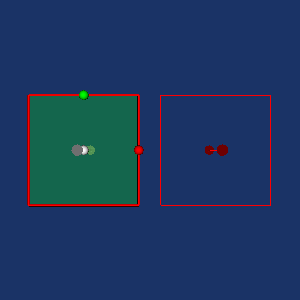

Generate this figure with Python:
#!/usr/bin/env python
# Demonstrate vtkFinitePlaneWidget with two plane widgets showing different configurations.

import vtkmodules.vtkInteractionStyle  # noqa: F401
import vtkmodules.vtkRenderingFreeType  # noqa: F401
import vtkmodules.vtkRenderingOpenGL2  # noqa: F401

from vtkmodules.vtkInteractionStyle import vtkInteractorStyleTrackballCamera
from vtkmodules.vtkInteractionWidgets import (
    vtkFinitePlaneRepresentation,
    vtkFinitePlaneWidget,
)
from vtkmodules.vtkRenderingCore import (
    vtkRenderWindow,
    vtkRenderWindowInteractor,
    vtkRenderer,
)

# Renderer
renderer = vtkRenderer()
renderer.SetBackground(0.1, 0.2, 0.4)

# Render window
render_window = vtkRenderWindow()
render_window.AddRenderer(renderer)
render_window.SetWindowName("finite plane widget")
render_window.SetMultiSamples(0)
render_window.SetSize(300, 300)

# Interactor
interactor = vtkRenderWindowInteractor()
interactor.SetRenderWindow(render_window)
interactor_style_trackball_camera = vtkInteractorStyleTrackballCamera()
interactor.SetInteractorStyle(interactor_style_trackball_camera)

# Widget 0: tubing, plane drawn, handles visible
plane_rep_0 = vtkFinitePlaneRepresentation()
plane_rep_0.SetTubing(True)
plane_rep_0.SetDrawPlane(True)
plane_rep_0.SetHandles(True)
plane_rep_0.PlaceWidget([0, 1, 0, 1, 0, 1])

finite_plane_widget_0 = vtkFinitePlaneWidget()
finite_plane_widget_0.SetInteractor(interactor)
finite_plane_widget_0.SetRepresentation(plane_rep_0)
finite_plane_widget_0.On()

# Widget 1: no tubing, no plane, no handles, non-rectangular
plane_rep_1 = vtkFinitePlaneRepresentation()
plane_rep_1.SetTubing(False)
plane_rep_1.SetDrawPlane(False)
plane_rep_1.SetHandles(False)
plane_rep_1.SetRectangularShape(False)
plane_rep_1.PlaceWidget([1.2, 2.2, 0, 1, 0, 1])

finite_plane_widget_1 = vtkFinitePlaneWidget()
finite_plane_widget_1.SetInteractor(interactor)
finite_plane_widget_1.SetRepresentation(plane_rep_1)
finite_plane_widget_1.On()

# Scene
renderer.ResetCamera()

interactor.Initialize()
interactor.Start()
